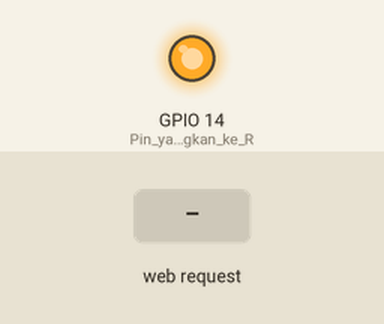
A sketch run on a simulated ESP8266 (NodeMCU). On the bench: output pins drawn as LEDs (lit = HIGH). The inputs (shaded band) are chosen by the test bench.

Above: at 1.2 s.
1.3 s: HTTP request GET /stater received
At 2.5 s:
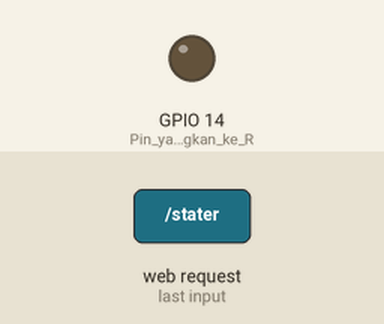
Timing chart, 0 to 4.8 s (numbered marks = the images above; inputs shaded):
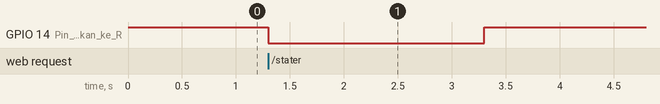

Measured:
- after the input at 1.3 s, GPIO 14 (Pin_yang_dihubungkan_ke_R): HIGH → LOW at once, → HIGH 2.0 s later

The sketch:

RemoteStater.ino
```cpp
#include "RemoteStater68.h"

void setup() {
  pinMode(14,OUTPUT); //Pin yang dihubungkan ke Relay
  digitalWrite(14,1); // Relay = OFF
  SettingIP(10,10,10,10); //IP address = 10.10.10.10
  SettingWifi("SEPEDAKU","1234567890"); // SettingWifi(SSID,PASSWORD)
}

void loop() {
  StaterBike(14,2000,"/stater"); //StaterBike(Pin,Delay,Perintah);
}
```

RemoteStater68.h
```cpp
#include <ESP8266WiFi.h>
WiFiServer Server(80);

void SettingIP(int IP1, int IP2, int IP3, int IP4)
{
    IPAddress ip(IP1,IP2,IP3,IP4);
    IPAddress gateway(IP1,IP2,IP3,IP4);
    IPAddress subnet(255,255,255,0);
    WiFi.softAPConfig(ip, gateway, subnet);
}

void SettingWifi(String mySSID, String myPass){
    WiFi.softAP(mySSID,myPass);
    Server.begin();
}


void StaterBike(int PinStater, int tunggu, String perintah) {
 WiFiClient client = Server.available();
 if (!client)  {  return;  }
 String request = client.readStringUntil('\r');
   if (request.indexOf(perintah) != -1) {
    digitalWrite(PinStater,0);
    delay(tunggu);
    digitalWrite(PinStater,1);
  }
 client.flush();
 client.print("HTTP/1.1 200 OK\r\nContent-Type: text/html\r\n\r\n");
 delay(5);
}
```
